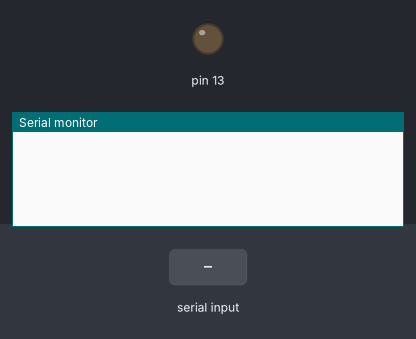
This sketch was run on a simulated Arduino Uno, built with avr-gcc and run on an emulated ATmega328P. Shown: output pins drawn as LEDs (lit = HIGH), the last lines printed to the serial monitor. The inputs (shaded band) are chosen by the test bench.

Above: at 1.2 s.
1.3 s: "/" received over Serial
At 3.2 s:
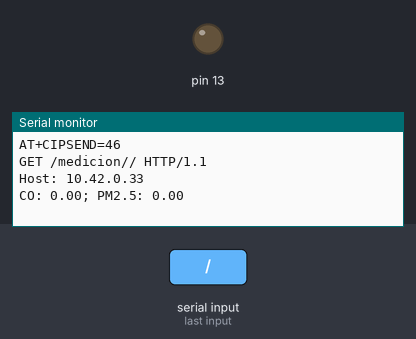
3.8 s: "90/45\n" received over Serial
At 5.5 s:
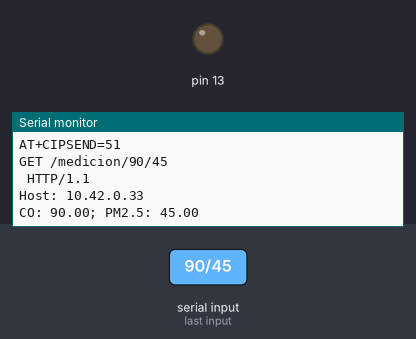
6.3 s: "5\n" received over Serial
At 8.2 s:
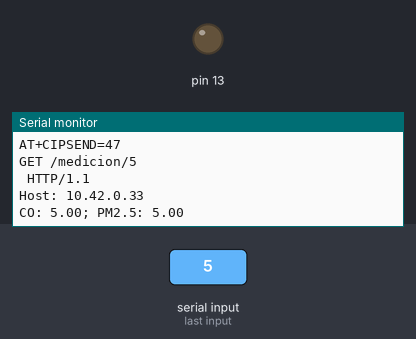

The sketch:

test_serialCom_rcvr.ino
```cpp
String buffer  = "";
boolean dataRcvd = false;
String resource = "/medicion/";
String request;
String host = "10.42.0.33";
int sizeRequest = 0;
float LvlCO = 0.0;
float LvlPM25 = 0.0;
String cmd;
void setup(){
    Serial.begin(9600);
    buffer.reserve(12);
    pinMode(13, OUTPUT);
}

void loop(){
    if(dataRcvd == true){
        LvlCO = atof(buffer.substring(0,buffer.indexOf("/")).c_str());
        LvlPM25 = atof(buffer.substring(buffer.indexOf("/")+1).c_str());
        resource += buffer;
        request = "GET " + resource + " HTTP/1.1\r\nHost: " + host + "\r\n\r\n";

        sizeRequest = request.length();
        cmd = "AT+CIPSEND=";
        cmd.concat(sizeRequest);

        Serial.println(cmd);
        Serial.println(request);
        Serial.print("CO: ");
        Serial.print(LvlCO);
        Serial.print("; PM2.5: ");
        Serial.println(LvlPM25);
        Serial.println();

        dataRcvd = false;
        resource = "/medicion/";
        buffer = "";
    }
    /*if(dataRcvd == true){
        Serial.println(buffer.length());
        dataRcvd = false;
    }*/
}
void serialEvent(){
    //If message ends with or without an enter
    //buffer = Serial.readStringUntil('\n');
    buffer = Serial.readString();
    dataRcvd = true;
}
```

Measured:
- after the input at 1.3 s, the serial monitor: prints a new line after 1.0 s (image 1)
- after the input at 3.8 s, the serial monitor: prints a new line after 1.0 s (image 2)
- after the input at 6.3 s, the serial monitor: prints a new line after 1.0 s (image 3)
